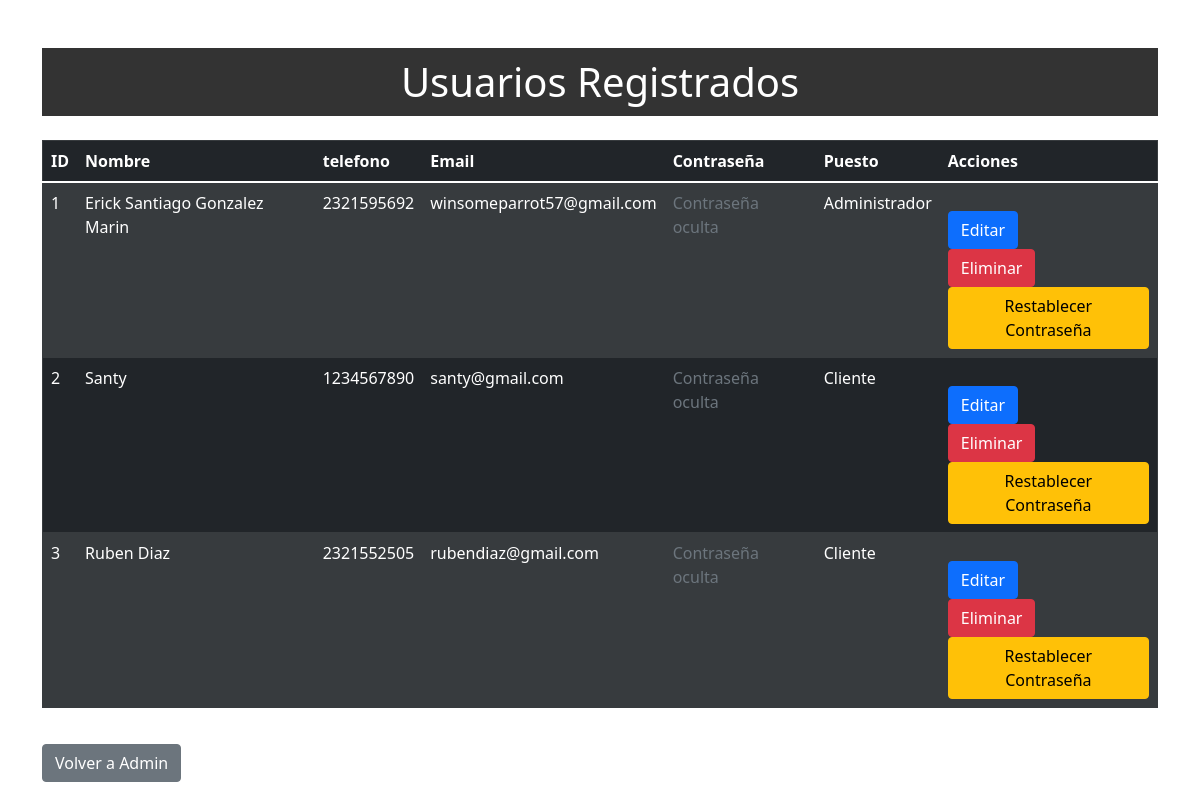
Before: /usuarios.php with the older database file.
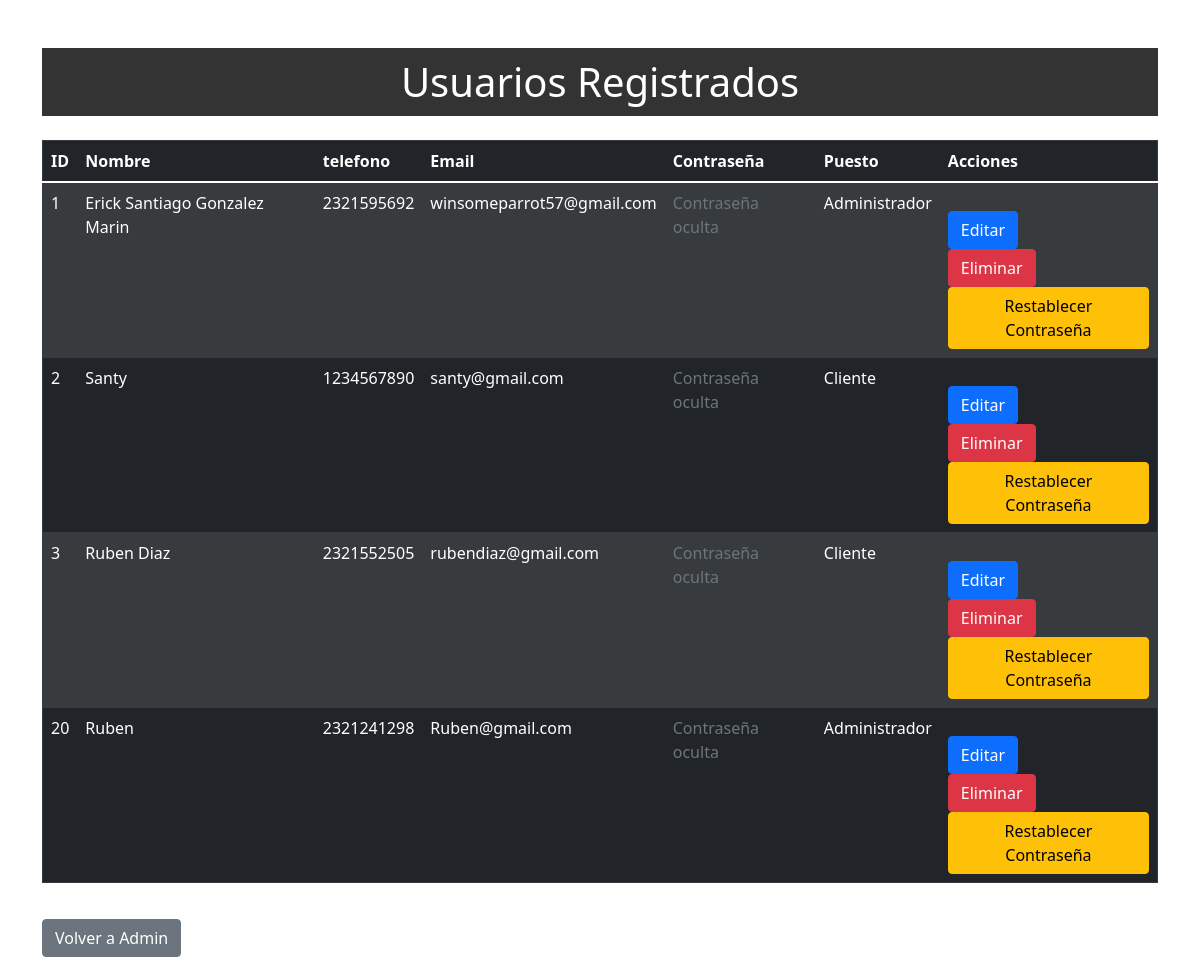
After: the same page with the newer database file.
### tables this page shows
CREATE TABLE `usuario` (
  `idusuario` int NOT NULL AUTO_INCREMENT,
  `nombre` varchar(45) DEFAULT NULL,
  `telefono` varchar(45) DEFAULT NULL,
  `correo` varchar(45) DEFAULT NULL,
  `contraseña` varchar(45) DEFAULT NULL,
  `idPuesto` int DEFAULT NULL,
  PRIMARY KEY (`idusuario`),
  KEY `idPuesto` (`idPuesto`),
  CONSTRAINT `usuario_ibfk_1` FOREIGN KEY (`idPuesto`) REFERENCES `puesto` (`idPuesto`) ON DELETE CASCADE ON UPDATE CASCADE
);

### usuarios.php (the view, shortened to what this page needs)
<?php
include "conexion.php";
function obtenerUsuarios($conexion) {
    $query = "SELECT * FROM usuario";
    $resultado = mysqli_query($conexion, $query);
    $usuarios = mysqli_fetch_all($resultado, MYSQLI_ASSOC);
    return $usuarios;
}
$usuarios = obtenerUsuarios($conexion);
?>
<!DOCTYPE html>
<html lang="es">
<head>
    <link rel="stylesheet" href="css/usuarios.css">
    <link rel="stylesheet" href="https://cdn.jsdelivr.net/npm/bootstrap@5.1.3/dist/css/bootstrap.min.css">
</head>
<body>
    <div class="container mt-5">
        <h1 class="mb-4">Usuarios Registrados</h1>
        <table class="table table-dark">
            <thead>
                <tr>
                    <th>ID</th>
                    <th>Nombre</th>
                    <th>telefono</th>
                    <th>Email</th>
                    <th>Contraseña</th>
                    <th>Puesto</th>
                    <th>Acciones</th>
                </tr>
            </thead>
            <tbody>
                <?php foreach ($usuarios as $key => $usuario): ?>
                <tr class="<?php echo ($key % 2 == 0) ? 'table-active' : ''; ?>">
                    <td><?php echo $usuario['idusuario']; ?></td>
                    <td><?php echo $usuario['nombre']; ?></td>
                    <td><?php echo $usuario['telefono']; ?></td>
                    <td><?php echo $usuario['correo']; ?></td>
                    <td>
                        <span class="text-muted">Contraseña oculta</span>
                    </td>
                    <td>
                        <?php echo ($usuario['idPuesto'] == 1) ? 'Administrador' : 'Cliente'; ?>
                    </td>
                    <td>
                        <a href="editar.php?id=<?php echo $usuario['idusuario']; ?>" class="btn btn-primary">Editar</a>
                        <form method="post" onsubmit="return confirm('¿Estás seguro de que quieres eliminar a este usuario?');">
                            <button type="submit" name="eliminar" class="btn btn-danger">Eliminar</button>
                        </form>
                        <form method="post">
                            <button type="submit" name="restablecer" class="btn btn-warning">Restablecer Contraseña</button>
                        </form>
                    </td>
                </tr>
                <?php endforeach; ?>
            </tbody>
        </table>
        <a href="admin.php" class="btn btn-secondary">Volver a Admin</a>
    </div>
</body>
</html>

### css/usuarios.css (style rules this page uses)
body { font-family: Arial, sans-serif; background-color: #f4f4f4; margin: 0; padding: 0; }
h1 { text-align: center; background-color: #333; color: #fff; padding: 10px 0; margin-bottom: 20px; }
table { width: 100%; border-collapse: collapse; }
table, th, td { border: 1px solid #ddd; }
th, td { padding: 8px; text-align: left; }
th { background-color: #333; color: #fff; }
tr:nth-child(even) { background-color: #f2f2f2; }
button { background-color: #007bff; color: #fff; border: none; padding: 5px 10px; cursor: pointer; margin-right: 5px; }
a { display: block; text-align: center; margin-top: 20px; text-decoration: none; color: #007bff; }

Changed rows visible on the page:
added usuario: idusuario "20", nombre "Ruben", telefono "2321241298", correo "Ruben@gmail.com", shows "Administrador"
